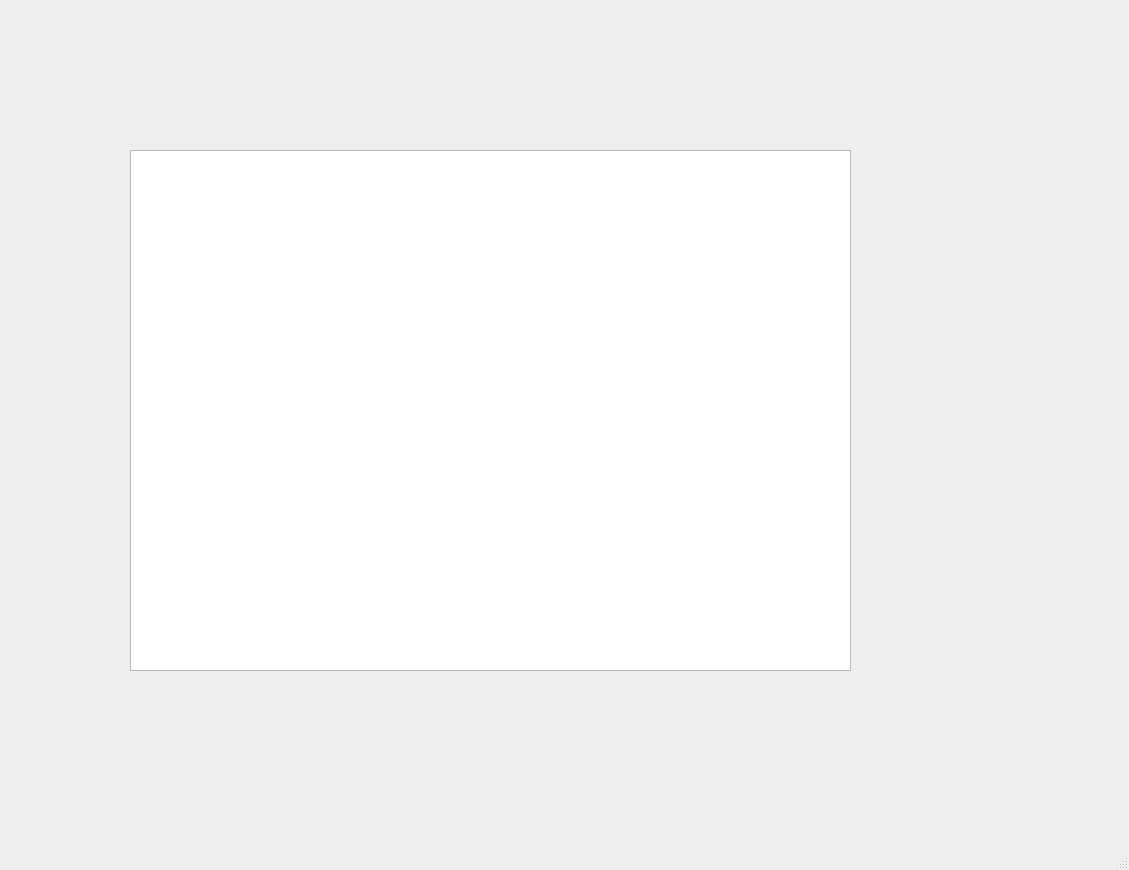
<?xml version="1.0" encoding="UTF-8"?>
<ui version="4.0">
 <class>MainWindow</class>
 <widget class="QMainWindow" name="MainWindow">
  <property name="geometry">
   <rect>
    <x>0</x>
    <y>0</y>
    <width>1129</width>
    <height>870</height>
   </rect>
  </property>
  <property name="windowTitle">
   <string>MainWindow</string>
  </property>
  <widget class="QWidget" name="centralwidget">
   <widget class="QTableWidget" name="tableWidget">
    <property name="geometry">
     <rect>
      <x>130</x>
      <y>150</y>
      <width>721</width>
      <height>521</height>
     </rect>
    </property>
   </widget>
  </widget>
  <widget class="QMenuBar" name="menubar">
   <property name="geometry">
    <rect>
     <x>0</x>
     <y>0</y>
     <width>1129</width>
     <height>26</height>
    </rect>
   </property>
  </widget>
  <widget class="QStatusBar" name="statusbar"/>
 </widget>
 <resources/>
 <connections/>
</ui>
